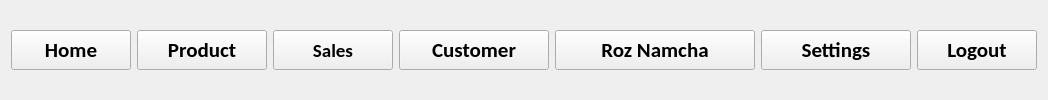
          <widget class="QWidget" name="upper_widget" native="true">
            <layout class="QHBoxLayout" name="horizontalLayout_10">
              <item>
                <widget class="QPushButton" name="btn_home">
                  <property name="minimumSize">
                    <size>
                      <width>120</width>
                      <height>40</height>
                    </size>
                  </property>
                  <property name="maximumSize">
                    <size>
                      <width>200</width>
                      <height>40</height>
                    </size>
                  </property>
                  <property name="font">
                    <font>
                      <family>Calibri</family>
                      <pointsize>16</pointsize>
                      <weight>75</weight>
                      <bold>true</bold>
                    </font>
                  </property>
                  <property name="cursor">
                    <cursorShape>OpenHandCursor</cursorShape>
                  </property>
                  <property name="text">
                    <string>Home</string>
                  </property>
                  <property name="icon">
                    <iconset resource="resources.qrc">
                      <normaloff>:/icons/assets/icons/home.png</normaloff>:/icons/assets/icons/home.png</iconset>
                  </property>
                  <property name="iconSize">
                    <size>
                      <width>32</width>
                      <height>32</height>
                    </size>
                  </property>
                </widget>
              </item>
              <item>
                <widget class="QPushButton" name="btn_product">
                  <property name="minimumSize">
                    <size>
                      <width>130</width>
                      <height>40</height>
                    </size>
                  </property>
                  <property name="maximumSize">
                    <size>
                      <width>200</width>
                      <height>40</height>
                    </size>
                  </property>
                  <property name="font">
                    <font>
                      <family>Calibri</family>
                      <pointsize>16</pointsize>
                      <weight>75</weight>
                      <bold>true</bold>
                    </font>
                  </property>
                  <property name="cursor">
                    <cursorShape>OpenHandCursor</cursorShape>
                  </property>
                  <property name="text">
                    <string>Product</string>
                  </property>
                  <property name="icon">
                    <iconset resource="resources.qrc">
                      <normaloff>:/icons/assets/icons/products.png</normaloff>:/icons/assets/icons/products.png</iconset>
                  </property>
                  <property name="iconSize">
                    <size>
                      <width>32</width>
                      <height>32</height>
                    </size>
                  </property>
                </widget>
              </item>
              <item>
                <widget class="QPushButton" name="btn_sales">
                  <property name="minimumSize">
                    <size>
                      <width>120</width>
                      <height>40</height>
                    </size>
                  </property>
                  <property name="maximumSize">
                    <size>
                      <width>200</width>
                      <height>40</height>
                    </size>
                  </property>
                  <property name="font">
                    <font>
                      <family>Calibri</family>
                      <pointsize>14</pointsize>
                      <weight>75</weight>
                      <bold>true</bold>
                    </font>
                  </property>
                  <property name="text">
                    <string>Sales</string>
                  </property>
                  <property name="icon">
                    <iconset resource="resources.qrc">
                      <normaloff>:/icons/assets/icons/sales.png</normaloff>:/icons/assets/icons/sales.png</iconset>
                  </property>
                  <property name="iconSize">
                    <size>
                      <width>32</width>
                      <height>32</height>
                    </size>
                  </property>
                </widget>
              </item>
              <item>
                <widget class="QPushButton" name="btn_customer">
                  <property name="minimumSize">
                    <size>
                      <width>150</width>
                      <height>40</height>
                    </size>
                  </property>
                  <property name="maximumSize">
                    <size>
                      <width>200</width>
                      <height>40</height>
                    </size>
                  </property>
                  <property name="font">
                    <font>
                      <family>Calibri</family>
                      <pointsize>16</pointsize>
                      <weight>75</weight>
                      <bold>true</bold>
                    </font>
                  </property>
                  <property name="cursor">
                    <cursorShape>OpenHandCursor</cursorShape>
                  </property>
                  <property name="layoutDirection">
                    <enum>Qt::LeftToRight</enum>
                  </property>
                  <property name="text">
                    <string>Customer</string>
                  </property>
                  <property name="icon">
                    <iconset resource="resources.qrc">
                      <normaloff>:/icons/assets/icons/customers_blue.png</normaloff>:/icons/assets/icons/customers_blue.png</iconset>
                  </property>
                  <property name="iconSize">
                    <size>
                      <width>32</width>
                      <height>32</height>
                    </size>
                  </property>
                </widget>
              </item>
              <item>
                <widget class="QPushButton" name="btn_roznamcha">
                  <property name="minimumSize">
                    <size>
                      <width>200</width>
                      <height>40</height>
                    </size>
                  </property>
                  <property name="maximumSize">
                    <size>
                      <width>200</width>
                      <height>40</height>
                    </size>
                  </property>
                  <property name="font">
                    <font>
                      <family>Calibri</family>
                      <pointsize>16</pointsize>
                      <weight>75</weight>
                      <bold>true</bold>
                    </font>
                  </property>
                  <property name="cursor">
                    <cursorShape>OpenHandCursor</cursorShape>
                  </property>
                  <property name="text">
                    <string>Roz Namcha</string>
                  </property>
                  <property name="icon">
                    <iconset resource="resources.qrc">
                      <normaloff>:/icons/assets/icons/menu.png</normaloff>:/icons/assets/icons/menu.png</iconset>
                  </property>
                  <property name="iconSize">
                    <size>
                      <width>32</width>
                      <height>32</height>
                    </size>
                  </property>
                </widget>
              </item>
              <item>
                <widget class="QPushButton" name="btn_settings">
                  <property name="minimumSize">
                    <size>
                      <width>150</width>
                      <height>40</height>
                    </size>
                  </property>
                  <property name="maximumSize">
                    <size>
                      <width>200</width>
                      <height>40</height>
                    </size>
                  </property>
                  <property name="font">
                    <font>
                      <family>Calibri</family>
                      <pointsize>16</pointsize>
                      <weight>75</weight>
                      <bold>true</bold>
                    </font>
                  </property>
                  <property name="cursor">
                    <cursorShape>OpenHandCursor</cursorShape>
                  </property>
                  <property name="text">
                    <string>Settings</string>
                  </property>
                  <property name="icon">
                    <iconset resource="resources.qrc">
                      <normaloff>:/icons/assets/icons/settings.png</normaloff>:/icons/assets/icons/settings.png</iconset>
                  </property>
                  <property name="iconSize">
                    <size>
                      <width>32</width>
                      <height>32</height>
                    </size>
                  </property>
                </widget>
              </item>
              <item alignment="Qt::AlignRight">
                <widget class="QPushButton" name="btn_logout">
                  <property name="minimumSize">
                    <size>
                      <width>120</width>
                      <height>40</height>
                    </size>
                  </property>
                  <property name="maximumSize">
                    <size>
                      <width>150</width>
                      <height>40</height>
                    </size>
                  </property>
                  <property name="font">
                    <font>
                      <family>Calibri</family>
                      <pointsize>16</pointsize>
                      <weight>75</weight>
                      <bold>true</bold>
                    </font>
                  </property>
                  <property name="cursor">
                    <cursorShape>OpenHandCursor</cursorShape>
                  </property>
                  <property name="text">
                    <string>Logout</string>
                  </property>
                  <property name="icon">
                    <iconset resource="resources.qrc">
                      <normaloff>:/icons/assets/icons/logout.png</normaloff>:/icons/assets/icons/logout.png</iconset>
                  </property>
                  <property name="iconSize">
                    <size>
                      <width>32</width>
                      <height>32</height>
                    </size>
                  </property>
                </widget>
              </item>
            </layout>
          </widget>
